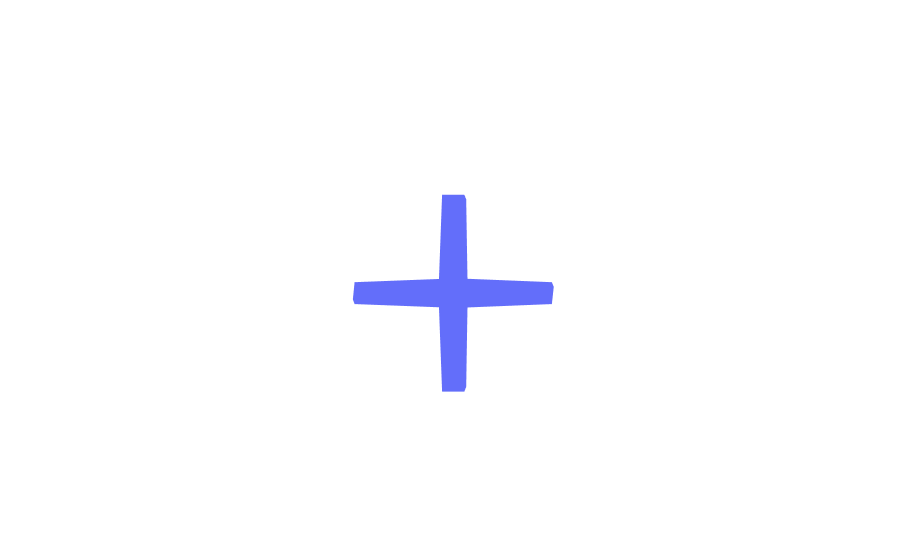

Source (notebook cell):
### Code cell
fig = go.Figure(
    layout=dict(
        scene=dict(xaxis_visible=False, yaxis_visible=False,zaxis_visible=False),
        #xaxis_visible=False, yaxis_visible=False, xaxis_showgrid=False, yaxis_showgrid=False, 
        #paper_bgcolor='rgba(0,0,0,0)',  
        plot_bgcolor='rgba(0,0,0,0)'),
    data=[
        # CLUE3D trackster
        go.Scatter3d(x=[0], y=[0], z=[0], mode='markers',
            marker=dict(
                symbol="cross",
                color=px.colors.qualitative.Plotly[0],
                size=100,
            ),),
    ])
fig

### Figure 1 — Plotly figure (JSON) as saved in the notebook; plotly's stock layout.template omitted (floating-point values rounded to 4 significant figures)
{"data": [{"marker": {"color": "#636EFA", "size": 100, "symbol": "cross"}, "mode": "markers", "type": "scatter3d", "x": [0], "y": [0], "z": [0]}], "layout": {"plot_bgcolor": "rgba(0,0,0,0)", "scene": {"xaxis": {"visible": false}, "yaxis": {"visible": false}, "zaxis": {"visible": false}}}}
